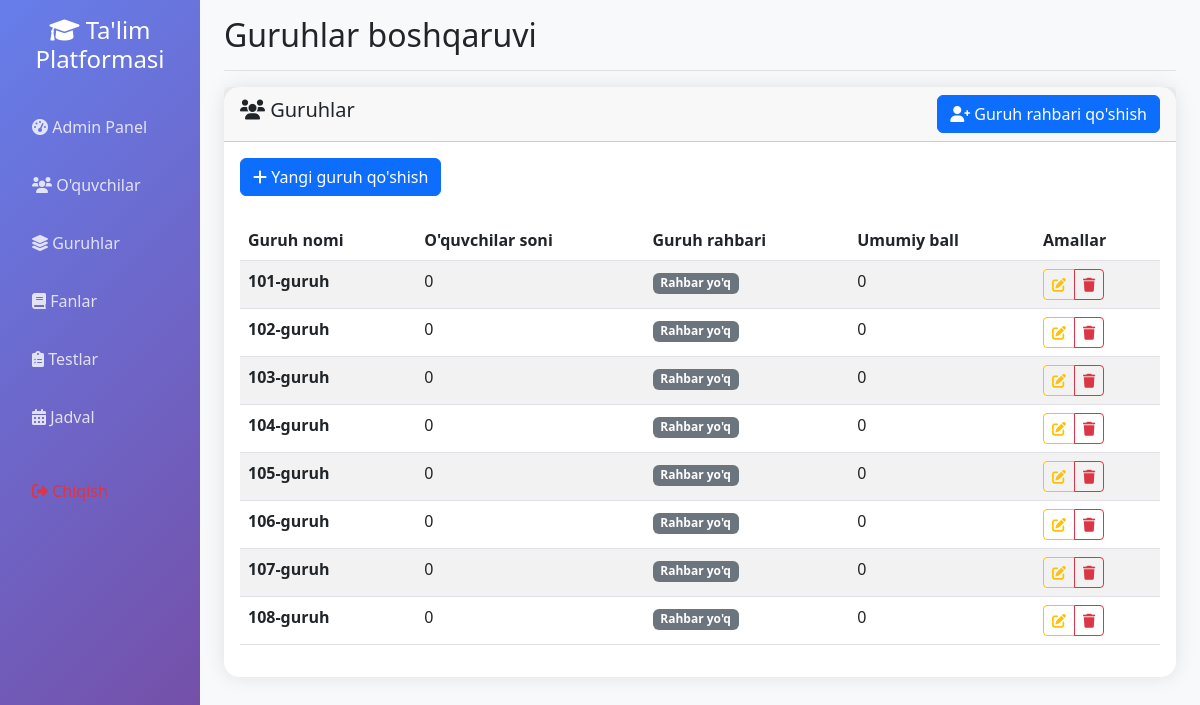
The page /admin/groups (signed in) on the database as committed earlier.
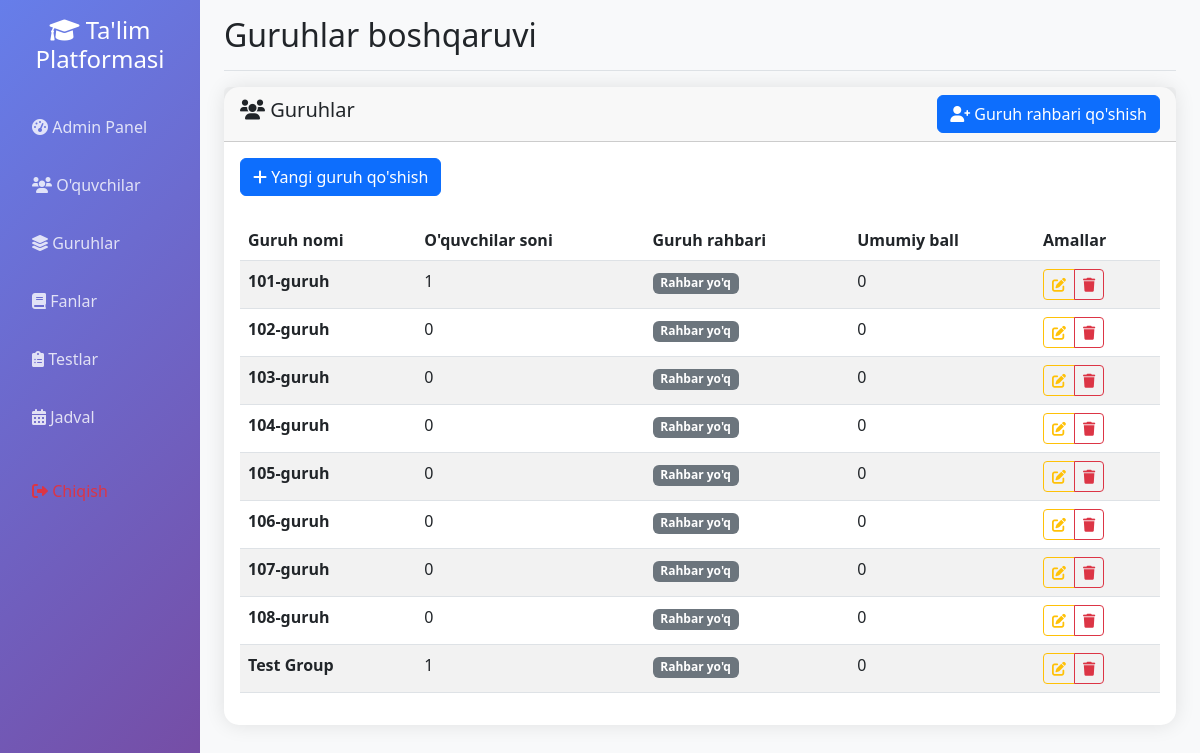
The same page on the database as committed later.
### app.py (models this page shows)
class Group(db.Model):
    __tablename__ = 'group'
    id = db.Column(db.Integer, primary_key=True)
    name = db.Column(db.String(50), unique=True, nullable=False, index=True)
    description = db.Column(db.Text)
    total_score = db.Column(db.Integer, default=0)
    leader = db.relationship('User', backref=db.backref('led_group', uselist=False), foreign_keys=[User.group_id])
    schedules = db.relationship('Schedule', backref='group', lazy=True, cascade='all, delete-orphan')

### app.py (the view)
@app.route('/admin/groups')
def admin_groups():
    if not session.get('logged_in', False) or not session.get('is_admin', False):
        return redirect(url_for('login'))
    groups = Group.query.all()
    return render_template('admin_groups.html', groups=groups)

### app.py (called while the page is built, shortened)
@app.context_processor
def inject_user():
    class CurrentUser:
        def __init__(self):
            self.is_authenticated = session.get('logged_in', False)
            self.is_admin = session.get('is_admin', False)
            self.is_group_leader = session.get('is_group_leader', False)
            self.username = session.get('username', '')
            self.id = session.get('user_id', None)
    return dict(current_user=CurrentUser(), datetime=datetime)

### templates/admin_groups.html (shortened to what this page needs)
{% extends "base.html" %}
{% block page_title %}Guruhlar boshqaruvi{% endblock %}
{% block content %}
<div class="row">
    <div class="col-12">
        <div class="card">
            <div class="card-header d-flex justify-content-between align-items-center">
                <h5><i class="fas fa-users"></i> Guruhlar</h5>
                <button class="btn btn-primary" data-bs-toggle="modal" data-bs-target="#addGroupLeaderModal">
                    <i class="fas fa-user-plus"></i> Guruh rahbari qo'shish
                </button>
            </div>
            <div class="card-body">
                <div class="row mb-4">
                    <div class="col-12">
                        <button class="btn btn-primary" type="button" data-bs-toggle="collapse" data-bs-target="#addGroupForm">
                            <i class="fas fa-plus"></i> Yangi guruh qo'shish
                        </button>
                    </div>
                </div>
                {% if groups %}
                <div class="table-responsive">
                    <table class="table table-striped">
                        <thead>
                            <tr>
                                <th>Guruh nomi</th>
                                <th>O'quvchilar soni</th>
                                <th>Guruh rahbari</th>
                                <th>Umumiy ball</th>
                                <th>Amallar</th>
                            </tr>
                        </thead>
                        <tbody>
                            {% for group in groups %}
                            {% set group_leader = group.students|selectattr('is_group_leader')|first %}
                            <tr>
                                <td><strong>{{ group.name }}</strong></td>
                                <td>{{ group.students|selectattr('is_group_leader', 'equalto', false)|list|length }}</td>
                                <td>
                                    {% if group_leader %}
                                        <span class="badge bg-primary">
                                            {{ group_leader.first_name }} {{ group_leader.last_name }}
                                        </span>
                                    {% else %}
                                        <span class="badge bg-secondary">Rahbar yo'q</span>
                                    {% endif %}
                                </td>
                                <td>{{ group.total_score }}</td>
                                <td>
                                    <div class="btn-group btn-group-sm">
                                        <a href="{{ url_for('admin_edit_group', group_id=group.id) }}" class="btn btn-outline-warning">
                                            <i class="fas fa-edit"></i>
                                        </a>
                                        <a href="{{ url_for('admin_delete_group', group_id=group.id) }}" class="btn btn-outline-danger" onclick="return confirm('Rostdan ham ushbu guruhni o\'chirmoqchimisiz?')">
                                            <i class="fas fa-trash"></i>
                                        </a>
                                    </div>
                                </td>
                            </tr>
                            {% endfor %}
                        </tbody>
                    </table>
                {% else %}
                <div class="text-center py-5">
                    <i class="fas fa-layer-group fa-4x text-muted mb-3"></i>
                    <h4 class="text-muted">Guruhlar mavjud emas</h4>
                    <p class="text-muted">Yangi guruh qo'shing</p>
                </div>
                {% endif %}
            </div>
        </div>
    </div>
</div>
{% endblock %}

Rows that differ between the two databases and show on the page:
computed for Group "101-guruh": students|selectattr "0" → "1"
added Group: name "Test Group", students|selectattr "1", total_score "0"
